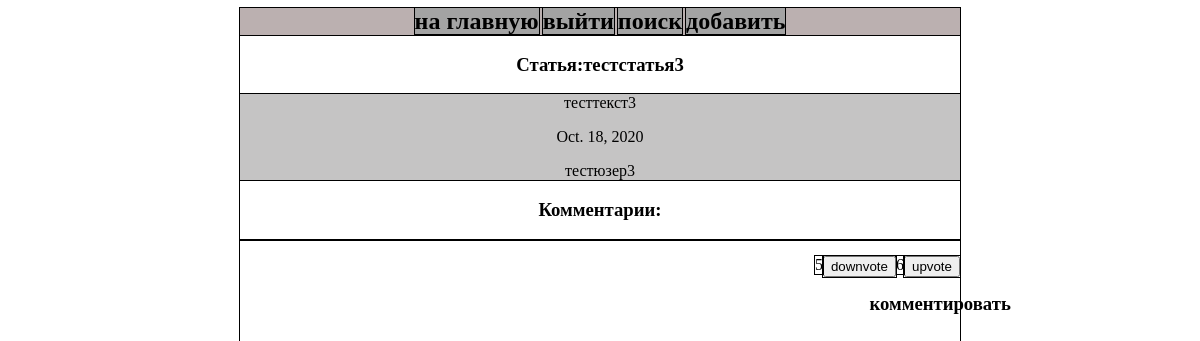
Before: /4/ (signed in) with the older database file.
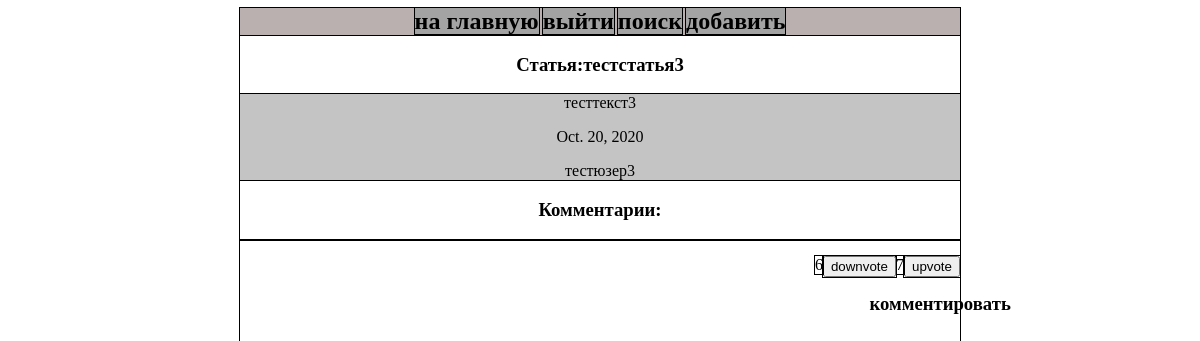
After: the same page with the newer database file.
### blogapp/models.py (models this page shows, shortened)
class Question(models.Model):
    user = models.ForeignKey(User, on_delete=models.CASCADE)
    title = models.CharField(max_length = 100)
    text = models.TextField()
    pub_date = models.DateField(auto_now=True)
    upvotes = models.IntegerField(default = 0)
    downvotes = models.IntegerField(default = 0)

### blogapp/views.py (the view)
# urls.py: path('<int:question_id>/', views.details),
@login_required
def details(request, question_id):
    value = Question.objects.get(id = question_id)
    _question = get_object_or_404(Question, pk=question_id)
    c_list = Comment.objects.filter(post = value)
    ch_list = Choice.objects.filter(votepage = value)
    context = {'question': _question,'commentary_list':c_list,'choice_list':ch_list}
    return render(request, 'details.html', context)

### blogapp/templates/details.html (shortened to what this page needs)
{% extends "base.html" %}
{% block content %}
<h3>Статья:{{ question.title }}</h3>
<div class = "question_info">
    <p>{{question.text}}</p>
    <p>{{question.pub_date }}</p>
    <p>{{question.user}}</p>
</div>
<h3>Комментарии:</h3>
                <div class = "feedback ">
                <form method = "POST" action = "http://127.0.0.1:8000/{{question.id}}/upvote/">
                    <p class = "d_data"><input  type = "submit" value = "upvote"></p>
                    <p class = "d_data">{{question.upvotes}}</p>
                </form>
                <form method = "POST" action = "http://127.0.0.1:8000/{{question.id}}/downvote/">
                    <p class = "d_data"><input  type = "submit" value = "downvote"></p>
                    <p class = "d_data">{{question.downvotes}}</p>
                </form>
                </div>
                <h3 class = "comment_link"><a href = "comment/">комментировать</a></h3>
{% endblock %}

Changed rows visible on the page:
changed Question "тестстатья3": pub_date "Oct. 18, 2020" → "Oct. 20, 2020"; upvotes "6" → "7"; downvotes "5" → "6"
